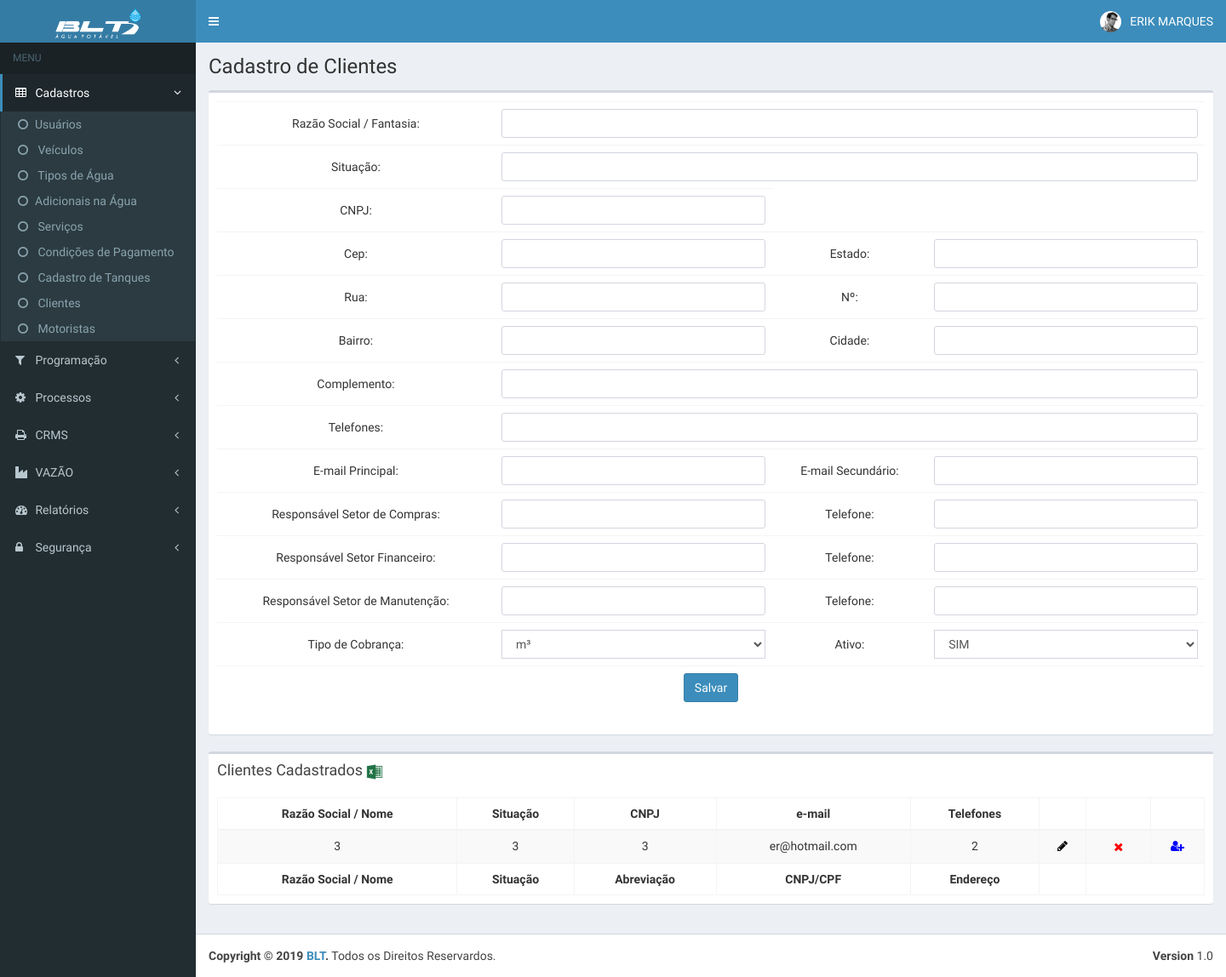
Page /pages/tables/cadClientes.php (signed in) on the committed database.
### tables this page shows
CREATE TABLE `cad_clientes` (
  `id` int(11) NOT NULL,
  `data_inc` timestamp NOT NULL DEFAULT CURRENT_TIMESTAMP,
  `login_ad` varchar(30) NOT NULL,
  `nome` varchar(100) NOT NULL,
  `situacao` varchar(200) NOT NULL,
  `cnpj` varchar(50) NOT NULL,
  `cep` varchar(20) NOT NULL,
  `estado` varchar(20) NOT NULL,
  `rua` varchar(200) NOT NULL,
  `n` varchar(20) NOT NULL,
  `bairro` varchar(150) NOT NULL,
  `cidade` varchar(150) NOT NULL,
  `complemento` varchar(200) NOT NULL,
  `telefones` varchar(200) NOT NULL,
  `email_prin` varchar(100) NOT NULL,
  `email_sec` varchar(100) NOT NULL,
  `resp_compras` varchar(200) NOT NULL,
  `tel_compras` varchar(50) NOT NULL,
  `resp_financeiro` varchar(200) NOT NULL,
  `tel_financeiro` varchar(20) NOT NULL,
  `resp_manut` varchar(200) NOT NULL,
  `tel_manut` varchar(20) NOT NULL,
  `tp_cobranca` varchar(20) NOT NULL,
  `ativo` varchar(20) NOT NULL
);

### _scripts/Functions.php (called while the page is built, shortened)
<?php
function dadosLogin($login){
    include "config.php";
    $sql = "SELECT * FROM login WHERE login = '$login'";
    $query = $mysqli->query($sql);
    $linha = mysqli_fetch_array($query);
    return $linha['id'];
}
function dadosUsuario($login){
    include "config.php";
    $sql = "SELECT * FROM login WHERE login = '$login'";
    $query = $mysqli->query($sql);
    $linha = mysqli_fetch_array($query);
    return array($linha['nome'],$linha['funcao']);
}
?>

### pages/tables/cadClientes.php (the view, shortened to what this page needs)
<?php
include "../../_scripts/Functions.php";
$login = $_SESSION['login'];
$acess = dadosAcessso(dadosLogin($login));
$nome= dadosUsuario($login);
include "../../_scripts/config.php";
?>
<!DOCTYPE html>
<html>
  <head>
    <link rel="stylesheet" href="../../bootstrap/css/bootstrap.min.css">
    <link rel="stylesheet" href="https://maxcdn.bootstrapcdn.com/font-awesome/4.4.0/css/font-awesome.min.css">
    <link rel="stylesheet" href="https://code.ionicframework.com/ionicons/2.0.1/css/ionicons.min.css">
    <link rel="stylesheet" href="../../plugins/datatables/dataTables.bootstrap.css">
    <link rel="stylesheet" href="../../dist/css/AdminLTE.min.css">
    <link rel="stylesheet" href="../../dist/css/skins/_all-skins.min.css">
  </head>
  <body class="hold-transition skin-blue sidebar-mini">
    <div class="wrapper">
      <?php include "../../header.php"; ?>
      <aside class="main-sidebar">
        <section class="sidebar">
          <?php include "../../menu.php";  ?>
        </section>
      </aside>
      <div class="content-wrapper">
        <section class="content-header">
           <h1>
            Cadastro de Clientes
            <small>&nbsp;</small>
          </h1>
        </section>
        <section class="content">
          <div class="row">
            <div class="col-xs-12">
              <div class="box">
                <div class="box-body">
                  <form id="formulario" method="post" action="../../_scripts/salvar.php" role="form">
                  <table class="table" style="box-shadow: 0px 0px 1px #fff;border-radius: 3px;">
                  <tr>
                    <td style="vertical-align: middle;text-align: center">Razão Social / Fantasia:</td>
                    <td colspan="3">
                      <input type="text" style="border-radius: 3px" required="" class="form-control" name="cp1">
                    </td>
                  </tr>
                  <tr>
                    <td style="vertical-align: middle;text-align: center">Situação:</td>
                    <td colspan="3">
                      <input type="text" style="border-radius: 3px" required="" class="form-control" name="cp2">
                    </td>
                  </tr>
                  <tr>
                    <td style="vertical-align: middle;text-align: center">CNPJ:</td>
                    <td>
                      <input type="text" style="border-radius: 3px" required="" class="form-control" name="cp3">
                    </td>
                  <tr>
                    <td style="vertical-align: middle;text-align: center">Cep:</td>
                    <td>
                      <input type="number" style="border-radius: 3px" id="cep" onblur="pesquisacep(this.value);" required="" class="form-control" name="cp4">
                    </td>
                    <td style="vertical-align: middle;text-align: center">Estado:</td>
                    <td>
                      <input type="text" style="border-radius: 3px" id="uf" required="" class="form-control" name="cp5">
                    </td>
                  </tr>
                   <tr>
                    <td style="vertical-align: middle;text-align: center">Rua:</td>
                    <td>
                      <input type="text" style="border-radius: 3px" id="rua" required="" class="form-control" name="cp6">
                    </td>
                    <td style="vertical-align: middle;text-align: center">Nº:</td>
                    <td>
                      <input type="number" style="border-radius: 3px" required="" class="form-control" name="cp7">
                    </td>
                  </tr>
                  <tr>
                    <td style="vertical-align: middle;text-align: center">Bairro:</td>
                    <td>
                      <input type="text" style="border-radius: 3px" id="bairro" required="" class="form-control" name="cp8">
                    </td>
                    <td style="vertical-align: middle;text-align: center">Cidade:</td>
                    <td>
                      <input type="text" style="border-radius: 3px" id="cidade" required="" class="form-control" name="cp9">
                    </td>
                  </tr>
                  <tr>
                    <td style="vertical-align: middle;text-align: center">Complemento:</td>
                    <td colspan="3">
                      <input type="text" style="border-radius: 3px" required="" class="form-control" name="cp10">
                    </td>
                  </tr>
                  <tr>
                    <td style="vertical-align: middle;text-align: center">Telefones:</td>
                    <td colspan="3">
                      <input type="text" style="border-radius: 3px" required="" class="form-control" name="cp11">
                    </td>
                  </tr>
                   <tr>
                    <td style="vertical-align: middle;text-align: center">E-mail Principal:</td>
                    <td>
                      <input type="email" style="border-radius: 3px" required="" class="form-control" name="cp12">
                    </td>
                    <td style="vertical-align: middle;text-align: center">E-mail Secundário:</td>
                    <td>
                      <input type="email" style="border-radius: 3px" required="" class="form-control" name="cp13">
                    </td>
                  </tr>
                  <tr>
                    <td style="vertical-align: middle;text-align: center">Responsável Setor de Compras:</td>
                    <td>
                      <input type="text" style="border-radius: 3px"  required="" class="form-control" name="cp14">
                    </td>
                    <td style="vertical-align: middle;text-align: center">Telefone:</td>
                    <td>
                      <input type="text" style="border-radius: 3px" required="" class="form-control" name="cp15">
                    </td>
                  </tr>
                  <tr>
                    <td style="vertical-align: middle;text-align: center">Responsável Setor Financeiro:</td>
                    <td>
                      <input type="text" style="border-radius: 3px" required="" class="form-control" name="cp16">
                    </td>
                    <td style="vertical-align: middle;text-align: center">Telefone:</td>
                    <td>
                      <input type="text" style="border-radius: 3px" required="" class="form-control" name="cp17">
                    </td>
                  </tr>
                  <tr>
                    <td style="vertical-align: middle;text-align: center">Responsável Setor de Manutenção:</td>
                    <td>
                      <input type="text" style="border-radius: 3px" required="" class="form-control" name="cp18">
                    </td>
                    <td style="vertical-align: middle;text-align: center">Telefone:</td>
                    <td>
                      <input type="text" style="border-radius: 3px" required="" class="form-control" name="cp19">
                    </td>
                  </tr>
                  <tr>
                    <td style="vertical-align: middle;text-align: center">Tipo de Cobrança:</td>
                    <td>
                      <select name="cp20" class="form-control">
                        <option value="m³">m³</option>
                      </select>
                    </td>
                    <td style="vertical-align: middle;text-align: center">Ativo:</td>
                    <td>
                      <select name="cp21" class="form-control">
                        <option value="SIM">SIM</option>
                      </select>
                    </td>
                  </tr>
                  <tr>
                    <td style="text-align: center" colspan="4">
                    <input type="submit" value="Salvar" class="btn btn-primary">
                    </td>
                  </tr>
                  </table>
                  </form>
                </div>
              </div>
              <div class="box">
                <div class="box-header">
                  <h3 class="box-title">Clientes Cadastrados
                  <a href="../../exports/clientes.php"><img src="../../images/exccel.png" width="20" height="20"></a>
                  </h3>
                </div>
                <div class="box-body">
                  <table id="example1" class="table table-bordered table-striped">
                    <thead>
                      <tr>
                        <th style="text-align: center">Razão Social / Nome</th>
                        <th style="text-align: center">Situação</th>
                        <th style="text-align: center">CNPJ</th>
                        <th style="text-align: center">e-mail</th>
                        <th style="text-align: center">Telefones</th>
                        <th>&nbsp;</th>
                        <th>&nbsp;</th>
                        <th>&nbsp;</th>
                      </tr>
                    </thead>
                    <tbody>
                      <?php
                          $sql = "SELECT *
                          FROM cad_clientes
                          ORDER BY nome ASC";
                          $query = $mysqli->query($sql);
                          while ($dados = $query->fetch_array()) {
                      ?>
                      <tr>
                        <td style="text-align: center"><?php echo  utf8_encode($dados['nome']);?></td>
                        <td style="text-align: center"><?php echo  utf8_encode($dados['situacao']);?></td>
                        <td style="text-align: center"><?php echo  utf8_encode($dados['cnpj']);?></td>
                        <td style="text-align: center"><?php echo  utf8_encode($dados['email_prin']);?></td>
                        <td style="text-align: center"><?php echo  utf8_encode($dados['telefones']);?></td>
                        <td style="text-align: center">
                          <a href="<?php echo $base_url; ?>/pages/tables/altCadClientes.php?id=<?php echo $dados['id'];?>" style="color:#000;">
                            <i class="fa fa-pencil"></i>
                          </a>
                        </td>
                        <td style="text-align: center">
                          <form id="formulario2" method="post" action="../../_scripts/delet.php" role="form">
                              <button type="submit" value="submit" style="border: 0px; background: none">
                                <i style="color: red" class="fa fa-close"></i>
                              </button>
                          </form>
                        </td>
                         <td style="text-align: center">
                              <a href="altCadClientesAdicionais.php?id=<?php echo $dados['id'];?>&c=<?php echo $dados['nome'];?>" style="color:#000;">
                                <i style="color: blue" class="fa fa-user-plus"></i>
                              </a>
                        </td>
                      </tr>
                    <?php } ?>
                  </tbody>
                  <tfoot>
                    <tr>
                        <th style="text-align: center">Razão Social / Nome</th>
                        <th style="text-align: center">Situação</th>
                        <th style="text-align: center">Abreviação</th>
                        <th style="text-align: center">CNPJ/CPF</th>
                        <th style="text-align: center">Endereço</th>
                        <th>&nbsp;</th>
                        <th>&nbsp;</th>
                    </tr>
                   </tfoot>
                  </table>
                </div>
              </div>
            </div>
          </div>
        </section>
      </div>
      <footer class="main-footer">
        <div class="pull-right hidden-xs">
          <b>Version</b> 1.0
        </div>
        <strong>Copyright &copy; 2019 <a href="#">BLT</a>.</strong> Todos os Direitos Reservardos.
      </footer>
    </div>
  </body>
</html>

### header.php (shortened to what this page needs)
<header class="main-header">
        <a href="../../index.php" class="logo">
          <span class="logo-lg"><img src="../../images/logo3.png" width="50%" height="50%"></span>
        </a>
        <nav class="navbar navbar-static-top" role="navigation">
          <a href="#" class="sidebar-toggle" data-toggle="offcanvas" role="button">
          </a>
          <div class="navbar-custom-menu">
            <ul class="nav navbar-nav">
              <li class="dropdown user user-menu">
                <a href="#" class="dropdown-toggle" data-toggle="dropdown">
                  <img src="../../dist/img/user2-160x160.jpg" class="user-image" alt="User Image">
                  <span class="hidden-xs"><?php echo $nome[0]; ?></span>
                </a>
              </li>
            </ul>
          </div>
        </nav>
      </header>

### rows in the picture
cad_clientes: nome "3", situacao "3", cnpj "3", email_prin "er@hotmail.com", telefones "2"

### other values in the picture
$nome[0] "ERIK MARQUES"
